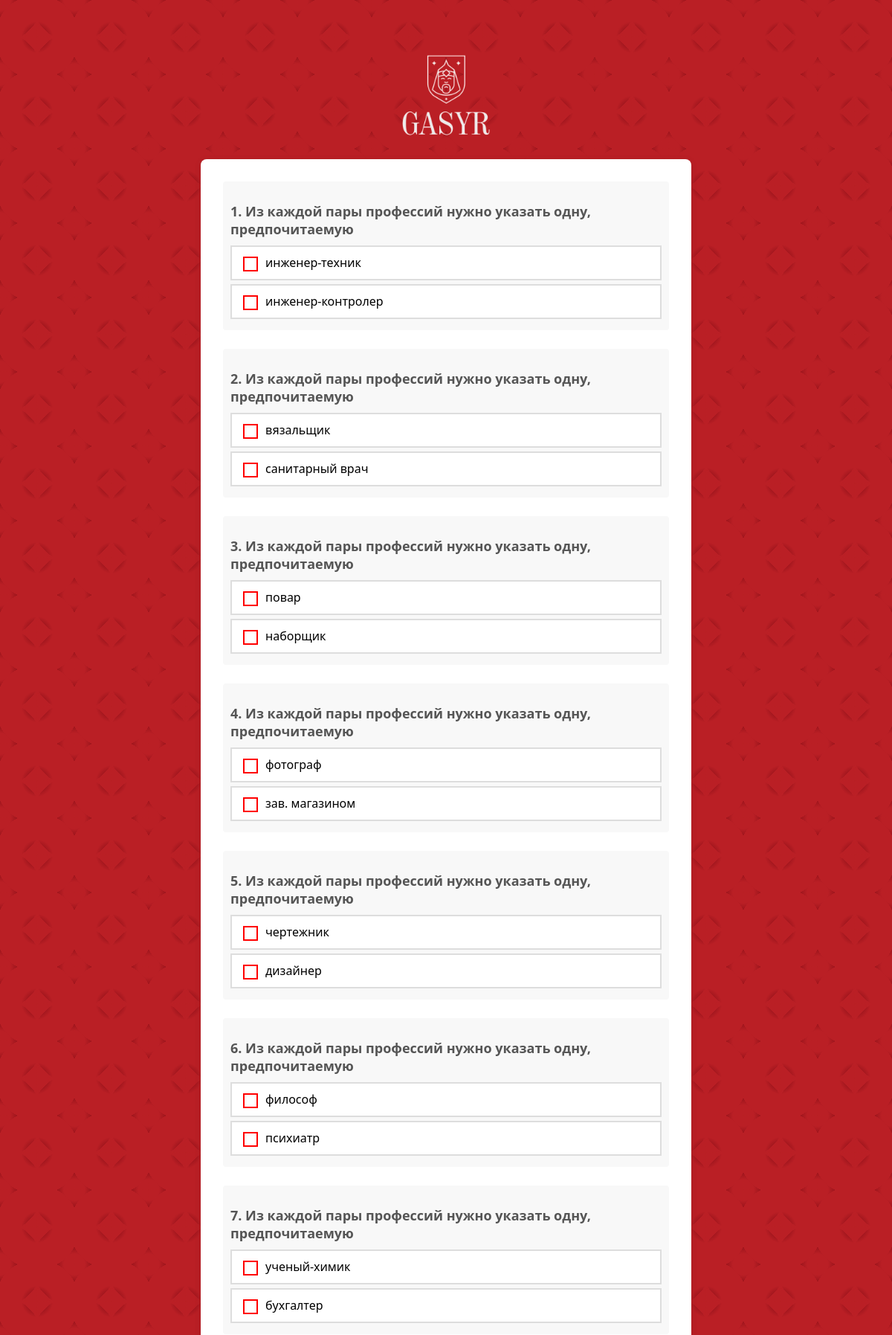
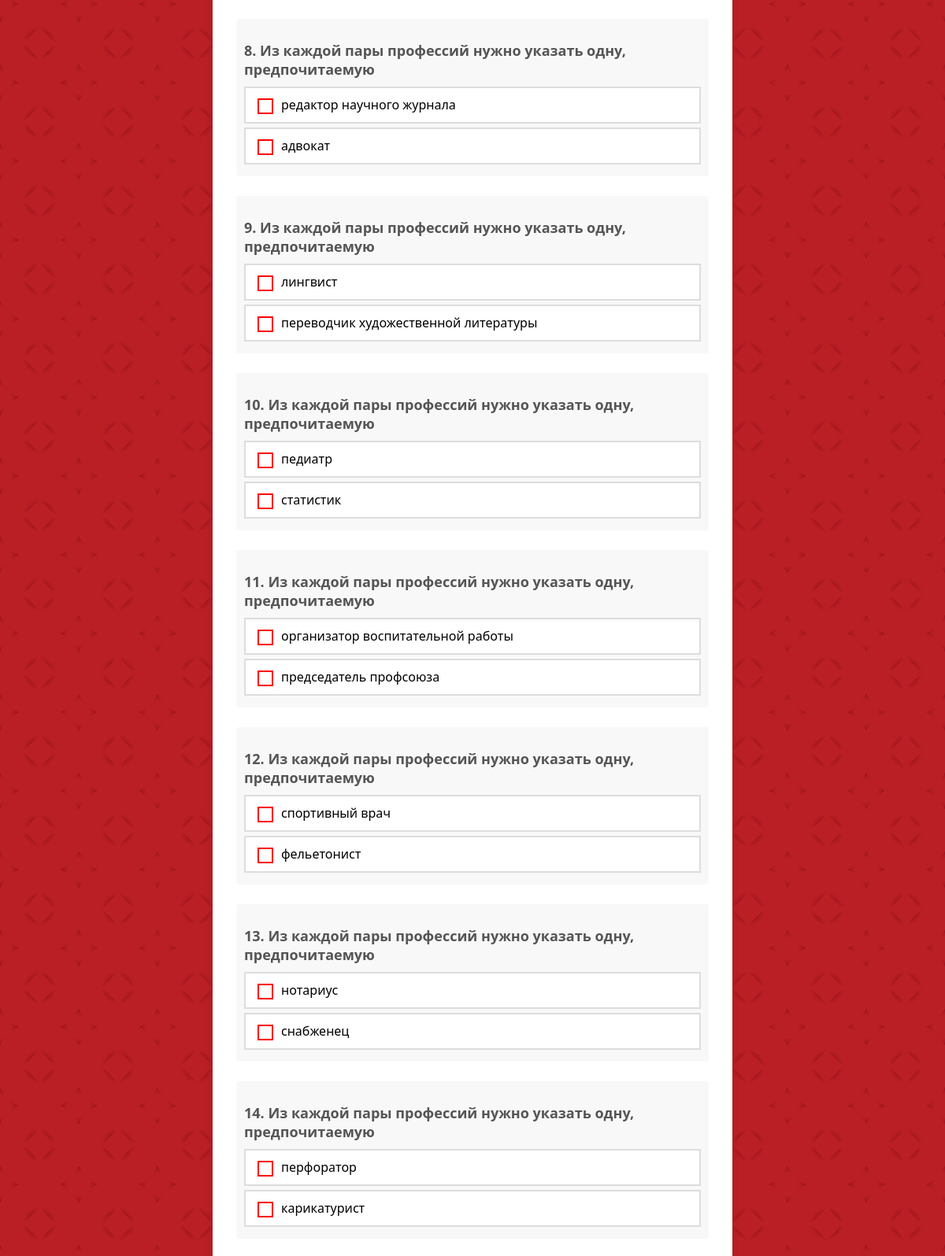
/holland_test/1/ (upper part), run on the app's committed database (2 pictures, top to bottom).
### test_app/models.py (models this page shows, shortened)
class HollandQuestion(models.Model):
    text = models.CharField(max_length=1024, default='Из каждой пары профессий нужно указать одну, предпочитаемую')
    choice_a = models.CharField(max_length=512)
    choice_b = models.CharField(max_length=512)

### test_app/views.py (the view, shortened to what this page needs)
# urls.py: path('holland_test/<int:user_data_id>/', holland_test_view , name='holland_test'),
def holland_test_view(request, user_data_id):
    user_data = get_object_or_404(UserData, id=user_data_id)
    questions = HollandQuestion.objects.all()
    submit_text = "Отправить" if user_data.language != "KZ" else "Бастау"
    return render(request, 'test_app/second_test/holland_test.html', {
        'questions': questions,
        'user_data_id': user_data_id,
        'submit_text': submit_text,
    })

### test_app/templates/test_app/second_test/holland_test.html (shortened to what this page needs)
{% extends 'test_app/base.html' %}
{% load static %}
{% block content %}
<div>
    <form method="post">
    {% for question in questions %}
        <div class="question">
            <p>{{ forloop.counter }}. {{ question.text }}</p>
            <label>
    <input type="radio" name="response_{{ question.id }}" value="a"> {{ question.choice_a }}
</label>
<label>
    <input type="radio" name="response_{{ question.id }}" value="b"> {{ question.choice_b }}
</label>
        </div>
    {% endfor %}
</form>
</div>
{% endblock %}

### test_app/templates/test_app/base.html (style rules this page uses)
body { font-family: 'Segoe UI', Tahoma, Geneva, Verdana, sans-serif; background: radial-gradient(circle, transparent 20%, #ba1f25 30%, #ba1f25 80%, transparent 80%, transparent), radial-gradient(circle, transparent 20%, #a3171e 30%, #a3171e 80%, transparent 80%, transparent) 50px 50px, linear-gradient(#ba1f251a 2px, transparent 2px) 0 -1px, linear-gradient(90deg, #ba1f251a 2px, transparent 2px) -1px 0; background-color: #ba1f25; background-size: 100px 100px, 100px 100px, 25px 25px, 25px 25px; padding: 20px; display: flex; flex-direction: column; align-items: center; margin: 0; color: white; position: relative; }

### test_app/templates/test_app/second_test/holland_test.html (style rules this page uses)
form { background-color: #fff; padding: 30px; border-radius: 8px; box-shadow: 0 2px 10px rgba(0, 0, 0, 0.1); max-width: 600px; width: auto; margin: 20px auto; color: #000; font-size: 16px; }
.question { margin-bottom: 25px; text-align: left; background-color: #f8f8f8; padding: 10px; border-radius: 4px; }
.question > p { margin-bottom: 10px; color: #555; font-weight: bold; font-size: 18px; }
.question label { display: flex; align-items: center; margin: 5px 0; cursor: pointer; padding: 10px; background-color: #fff; border: 2px solid #ddd; border-radius: 0; transition: background-color 0.3s; }
.question input[type="radio"] { appearance: none; -webkit-appearance: none; -moz-appearance: none; width: 20px; height: 20px; margin-right: 10px; border: 2px solid red; border-radius: 0; position: relative; outline: none; vertical-align: middle; cursor: pointer; }

### data on the page
HollandQuestion: text "Из каждой пары профессий нужно указать одну, предпочитаемую", choice_a "инженер-техник", choice_b "инженер-контролер"
HollandQuestion: text "Из каждой пары профессий нужно указать одну, предпочитаемую", choice_a "вязальщик", choice_b "санитарный врач"
HollandQuestion: text "Из каждой пары профессий нужно указать одну, предпочитаемую", choice_a "повар", choice_b "наборщик"
HollandQuestion: text "Из каждой пары профессий нужно указать одну, предпочитаемую", choice_a "фотограф", choice_b "зав. магазином"
HollandQuestion: text "Из каждой пары профессий нужно указать одну, предпочитаемую", choice_a "чертежник", choice_b "дизайнер"
HollandQuestion: text "Из каждой пары профессий нужно указать одну, предпочитаемую", choice_a "философ", choice_b "психиатр"
HollandQuestion: text "Из каждой пары профессий нужно указать одну, предпочитаемую", choice_a "ученый-химик", choice_b "бухгалтер"
HollandQuestion: text "Из каждой пары профессий нужно указать одну, предпочитаемую", choice_a "редактор научного журнала", choice_b "адвокат"
HollandQuestion: text "Из каждой пары профессий нужно указать одну, предпочитаемую", choice_a "лингвист", choice_b "переводчик художественной литературы"
HollandQuestion: text "Из каждой пары профессий нужно указать одну, предпочитаемую", choice_a "педиатр", choice_b "статистик"
HollandQuestion: text "Из каждой пары профессий нужно указать одну, предпочитаемую", choice_a "организатор воспитательной работы", choice_b "председатель профсоюза"
HollandQuestion: text "Из каждой пары профессий нужно указать одну, предпочитаемую", choice_a "спортивный врач", choice_b "фельетонист"
HollandQuestion: text "Из каждой пары профессий нужно указать одну, предпочитаемую", choice_a "нотариус", choice_b "снабженец"
HollandQuestion: text "Из каждой пары профессий нужно указать одну, предпочитаемую", choice_a "перфоратор", choice_b "карикатурист"
